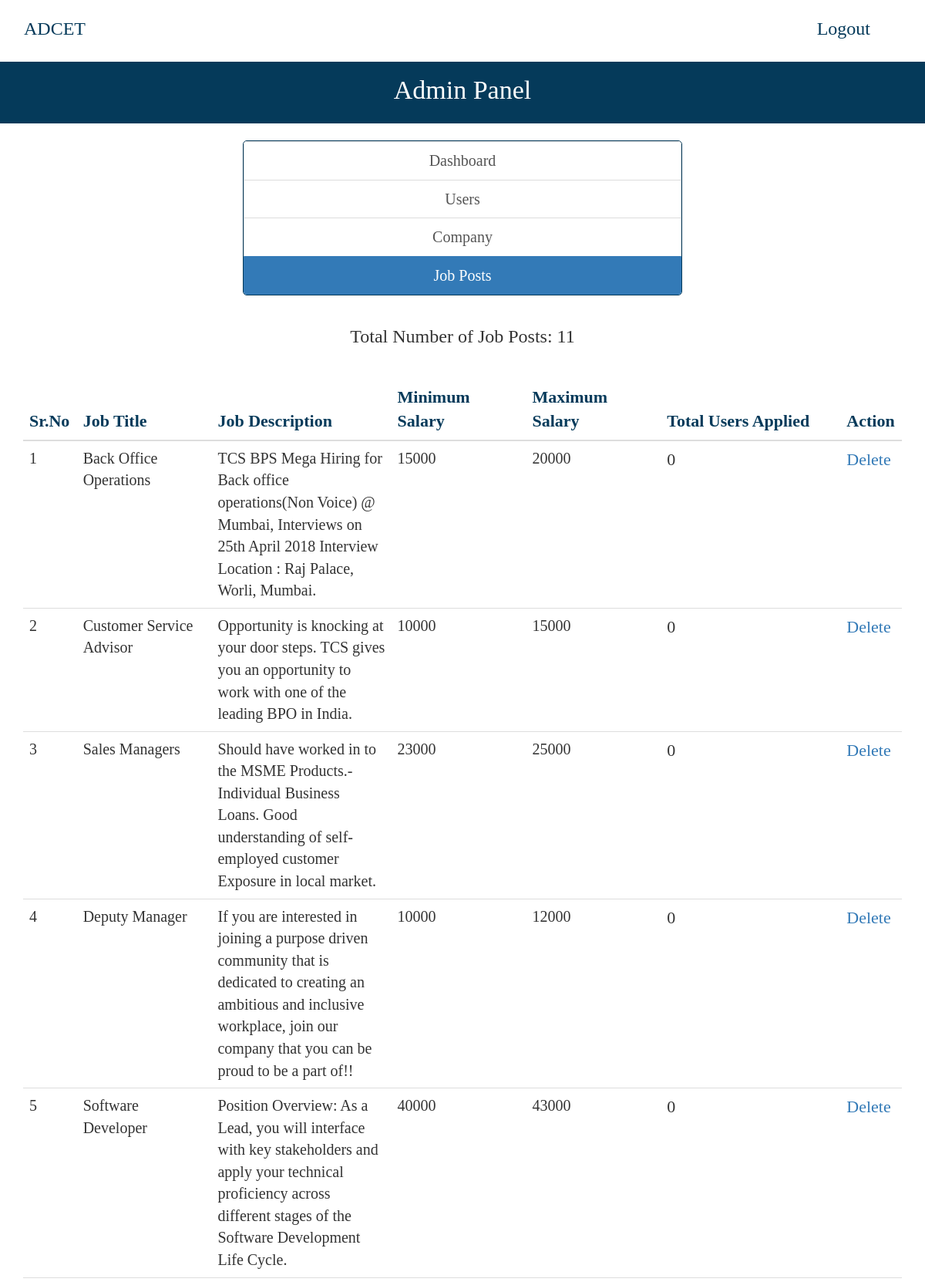
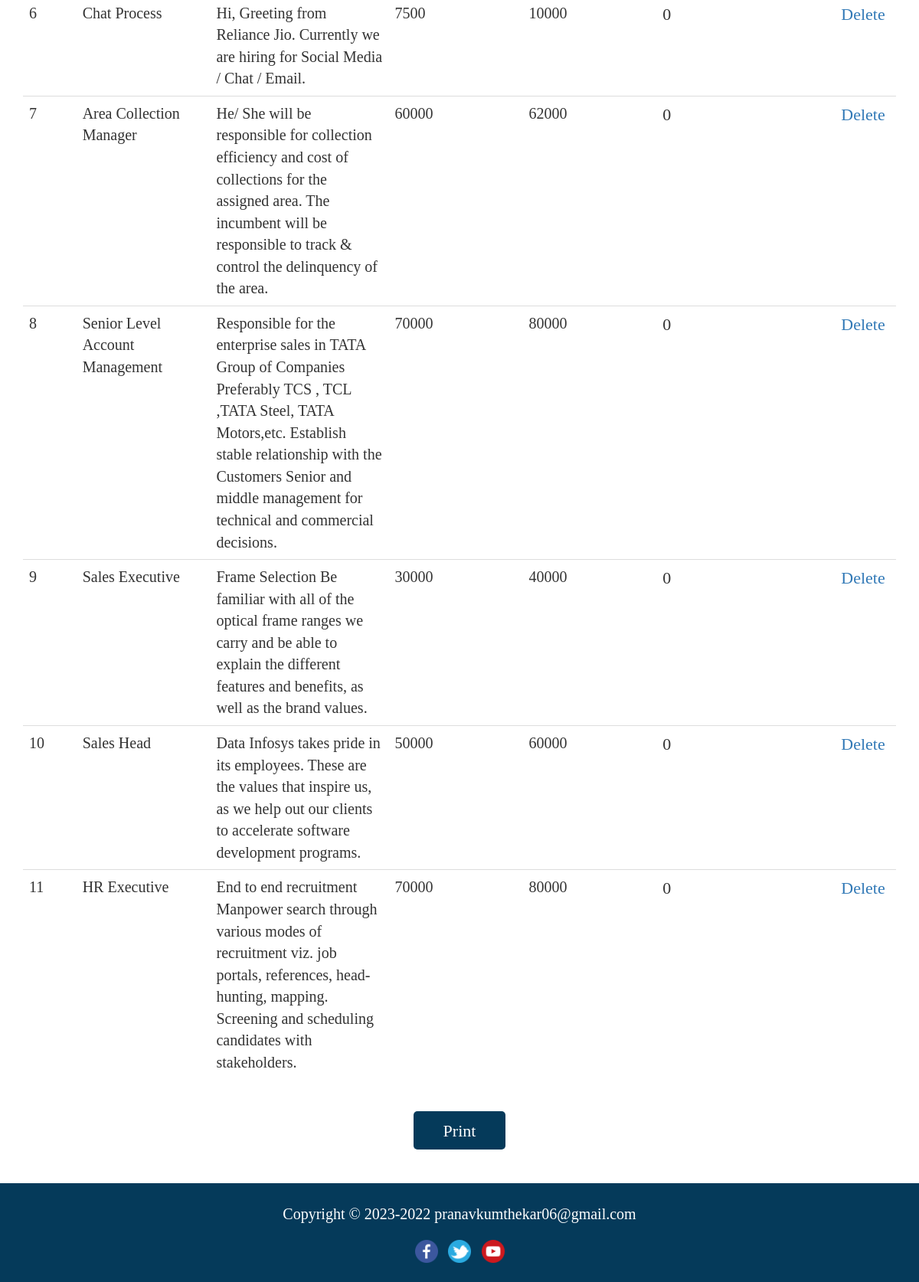
Page /admin/job-posts.php (signed in) on the committed database (2 pictures, top to bottom).
### tables this page shows
CREATE TABLE IF NOT EXISTS `job_post` (
  `id_jobpost` int(11) NOT NULL AUTO_INCREMENT,
  `id_company` int(11) NOT NULL,
  `jobtitle` varchar(255) NOT NULL,
  `description` text NOT NULL,
  `minimumsalary` varchar(255) NOT NULL,
  `maximumsalary` varchar(255) NOT NULL,
  `experience` varchar(255) NOT NULL,
  `qualification` varchar(255) NOT NULL,
  `createdAt` timestamp NOT NULL DEFAULT CURRENT_TIMESTAMP,
  PRIMARY KEY (`id_jobpost`)
);

### admin/job-posts.php (the view, shortened to what this page needs)
<?php
require_once("../db.php");
?>
<!DOCTYPE html>
<html lang="en">
  <head>
    <link rel="stylesheet" href="https://maxcdn.bootstrapcdn.com/bootstrap/3.3.7/css/bootstrap.min.css">
  </head>
  <body>
  <font face="calibri">
    <section>
  <div class="container">
  <div class="row">
  <header>
    <nav class="navbar navbar-default" style="margin-bottom: 0; height: 80px; background-color: white; border-color: transparent;">
      <div class="container-fluid">
        <div class="navbar-header">
          <a class="navbar-brand" style="font-size: 24px; color: #053a5a; line-height: 42px;" href="index.php">ADCET</a>
        </div>
        <div class="collapse navbar-collapse" id="bs-example-navbar-collapse-1">
          <ul class="nav navbar-nav navbar-right">
            <li style="padding-right: 25px;"><a href="../logout.php" style="font-size: 24px; color: #053a5a; line-height: 42px;">Logout</a></li>
          </ul>
        </div>
      </div>
    </nav>
  </header>
  </div>
  </div>
  </section>
     <div style="background-color: #053a5a; height: 80px;">
    <p style="font-size: 34px; color: white; text-align: center; line-height: 73px;">Admin Panel</p>
  </div>
  <br>
    <div class="container">
      <div class="row">
        <div class="col-md-12" align="center">
          <div class="list-group" align="center" style="width: 50%; border: 1px solid #053a5a; border-radius: 5px;">
            <a href="dashboard.php" class="list-group-item" style="font-size: 20px;">Dashboard</a>
            <a href="user.php" class="list-group-item" style="font-size: 20px;">Users</a>
            <a href="company.php" class="list-group-item" style="font-size: 20px;">Company</a>
            <a href="job-posts.php" class="list-group-item active" style="font-size: 20px;">Job Posts</a>
          </div>
        </div>
        <br>
         <div class="col-md-12" align="center" style="font-size: 22px;" id="print">
        <?php
          $sql = "SELECT * FROM job_post";
          $result = $conn->query($sql);
          if($result->num_rows > 0) {
            echo '<h3>Total Number of Job Posts: ' . $result->num_rows . '</h3>';
          }
        ?>
        <br>
          <table class="table">
            <thead>
              <th style="font-size: 22px; color: #053a5a; width: 5%">Sr.No</th>
              <th style="font-size: 22px; color: #053a5a; width: 15%">Job Title</th>
              <th style="font-size: 22px; color: #053a5a; width: 20%">Job Description</th>
              <th style="font-size: 22px; color: #053a5a; width: 15%">Minimum Salary</th>
              <th style="font-size: 22px; color: #053a5a; width: 15%">Maximum Salary</th>
              <th style="font-size: 22px; color: #053a5a; width: 20%">Total Users Applied</th>
              <th style="font-size: 22px; color: #053a5a; width: 5%">Action</th>
            </thead>
            <tbody>
              <?php
                $sql = "SELECT * FROM job_post";
                $result = $conn->query($sql);
                if($result->num_rows > 0) {
                  $i = 0;
                  while($row = $result->fetch_assoc()) {
                    ?>
                      <tr>
                        <td style="font-size: 20px;"><?php echo ++$i; ?></td>
                        <td style="font-size: 20px;"><?php echo $row['jobtitle']; ?></td>
                        <td style="font-size: 20px;"><?php echo $row['description']; ?></td>
                        <td style="font-size: 20px;"><?php echo $row['minimumsalary']; ?></td>
                        <td style="font-size: 20px;"><?php echo $row['maximumsalary']; ?></td>
                        <?php
                          $sql1 = "SELECT COUNT(apply_job_post.id_apply) AS totalNo FROM job_post INNER JOIN apply_job_post ON job_post.id_jobpost=apply_job_post.id_jobpost WHERE job_post.id_jobpost='$row[id_jobpost]'";
                          $result1 = $conn->query($sql1);
                          if($result1->num_rows > 0) {
                             while($row1 = $result1->fetch_assoc()) {
                            ?>
                             <td><?php echo $row1['totalNo']; ?></td>
                            <?php
                          }
                        }
                        ?>
                        <td><a href="delete-job-post.php?id=<?php echo $row['id_jobpost']; ?>">Delete</a></td>
                      </tr>
                    <?php
                  }
                }
              ?>
            </tbody>
          </table>
        </div>
      </div>
    </div><br>
  <div align="center">
  <button onclick="printDiv('print')" style="background-color: #053a5a; width: 120px; height: 50px; padding-left: 10px; padding-right: 10px; font-size: 22px; color:white; border-color: transparent; border-radius: 5px;">Print</button>
</div>
    <br><br>
        <footer id="footer" style="background-color: #053a5a; height: 80px;">
    <p style="color:white; font-size: 20px; line-height: 80px; text-align: center;">
    Copyright &copy; 2023-2022 <a href="index.php" style="color:white;">pranavkumthekar06@gmail.com </a>
    </p>
    <div align="center" style="background-color: #053a5a; margin-top: -1.4%; height: 55px;">
      <a href="https://www.facebook.com/TataConsultancyServices" target="_blank"><img src="../img/facebook.png" style="width: 30px; height: 30px; margin-left: 5px; margin-right: 5px;" /></a>
      <a href="https://www.twitter.com/tcs" target="_blank"><img src="../img/twitter.png" style="width: 30px; height: 30px; margin-left: 5px; margin-right: 5px;" /></a>
      <a href="https://www.youtube.com/channel/UCaHyiyvJp4hhPNhIU7r9uqg" target="_blank"><img src="../img/youtube.png" style="width: 30px; height: 30px; margin-left: 5px; margin-right: 5px;" /></a>
    </div>
  </footer>
  </body>
</html>

### rows in the picture
job_post: jobtitle "Back Office Operations", description "TCS BPS Mega Hiring for Back office operations(Non Voice) @ Mumbai, Interviews on 25th April 2018 Interview Location : Raj Palace, Worli, Mumbai.", minimumsalary "15000", maximumsalary "20000", totalNo "0"
job_post: jobtitle "Customer Service Advisor", description "Opportunity is knocking at your door steps. TCS gives you an opportunity to work with one of the leading BPO in India.", minimumsalary "10000", maximumsalary "15000", totalNo "0"
job_post: jobtitle "Sales Managers", description "Should have worked in to the MSME Products.- Individual Business Loans. Good understanding of self-employed customer Exposure in local market.", minimumsalary "23000", maximumsalary "25000", totalNo "0"
job_post: jobtitle "Deputy Manager", description "If you are interested in joining a purpose driven community that is dedicated to creating an ambitious and inclusive workplace, join our company that you can be proud to be a part of!!", minimumsalary "10000", maximumsalary "12000", totalNo "0"
job_post: jobtitle "Software Developer", description "Position Overview: As a Lead, you will interface with key stakeholders and apply your technical proficiency across different stages of the Software Development Life Cycle.", minimumsalary "40000", maximumsalary "43000", totalNo "0"
job_post: jobtitle "Chat Process", description "Hi, Greeting from Reliance Jio. Currently we are hiring for Social Media / Chat / Email.", minimumsalary "7500", maximumsalary "10000", totalNo "0"
job_post: jobtitle "Area Collection Manager", description "He/ She will be responsible for collection efficiency and cost of collections for the assigned area. The incumbent will be responsible to track & control the delinquency of the area.", minimumsalary "60000", maximumsalary "62000", totalNo "0"
job_post: jobtitle "Senior Level Account Management", description "Responsible for the enterprise sales in TATA Group of Companies Preferably TCS , TCL ,TATA Steel, TATA Motors,etc. Establish stable relationship with the Customers Senior and middle management for technical and commercial decisions.", minimumsalary "70000", maximumsalary "80000", totalNo "0"
job_post: jobtitle "Sales Executive", description "Frame Selection Be familiar with all of the optical frame ranges we carry and be able to explain the different features and benefits, as well as the brand values.", minimumsalary "30000", maximumsalary "40000", totalNo "0"
job_post: jobtitle "Sales Head", description "Data Infosys takes pride in its employees. These are the values that inspire us, as we help out our clients to accelerate software development programs.", minimumsalary "50000", maximumsalary "60000", totalNo "0"
job_post: jobtitle "HR Executive", description "End to end recruitment Manpower search through various modes of recruitment viz. job portals, references, head-hunting, mapping. Screening and scheduling candidates with stakeholders.", minimumsalary "70000", maximumsalary "80000", totalNo "0"

### other values in the picture
$result->num_rows "11"
